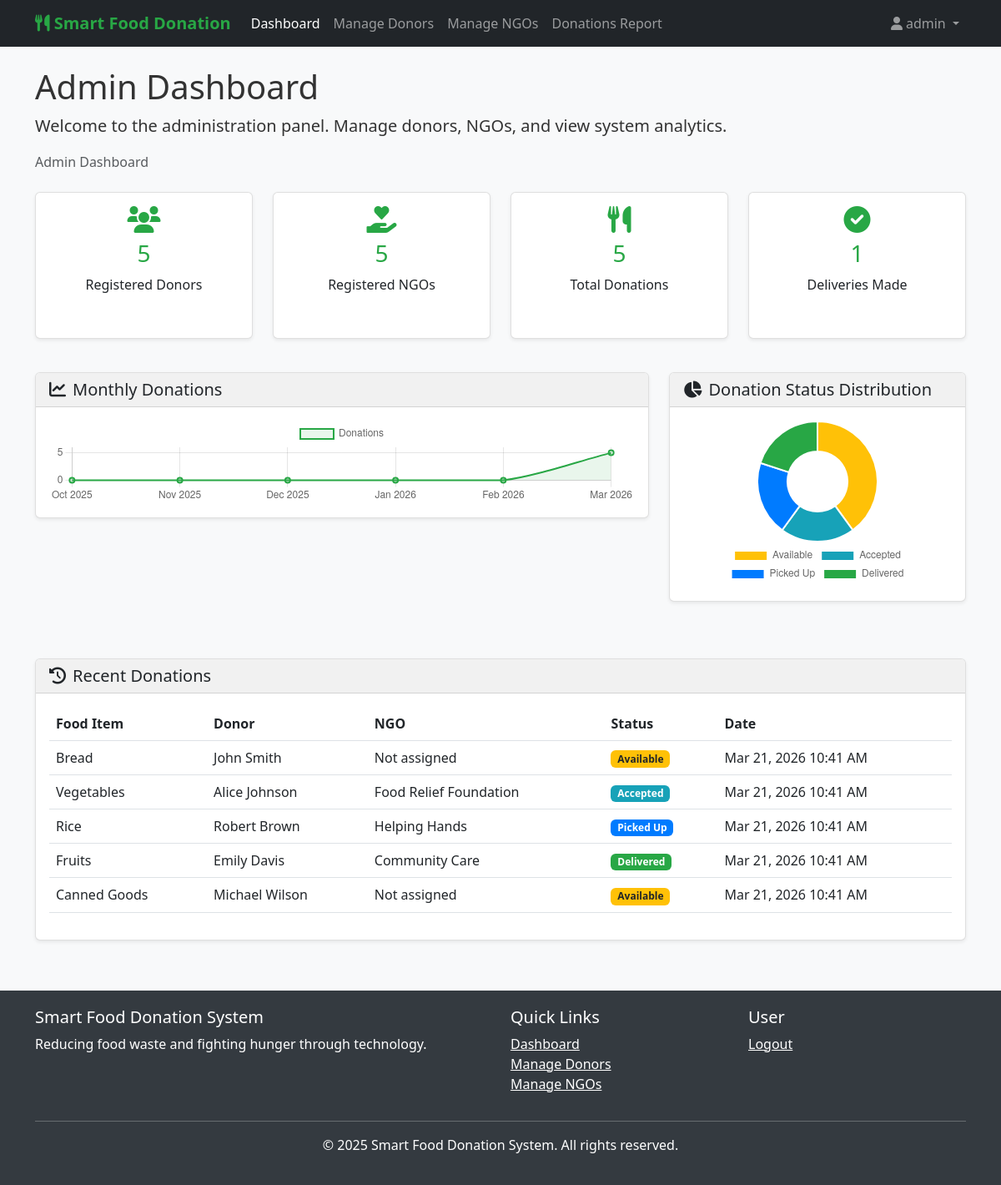
Page /admin/admin_dashboard.php (signed in) on the committed database.
### tables this page shows
CREATE TABLE IF NOT EXISTS donations (
  id INT(11) AUTO_INCREMENT PRIMARY KEY,
  donor_id INT(11) NOT NULL,
  food_name VARCHAR(100) NOT NULL,
  quantity VARCHAR(100) NOT NULL,
  expiry_time DATETIME NOT NULL,
  image VARCHAR(255),
  location TEXT NOT NULL,
  status ENUM('available', 'accepted', 'picked', 'delivered') DEFAULT 'available',
  ngo_id INT(11) DEFAULT NULL,
  created_at TIMESTAMP DEFAULT CURRENT_TIMESTAMP,
  FOREIGN KEY (donor_id) REFERENCES donors(id) ON DELETE CASCADE,
  FOREIGN KEY (ngo_id) REFERENCES ngos(id) ON DELETE SET NULL
);

CREATE TABLE IF NOT EXISTS donors (
  id INT(11) AUTO_INCREMENT PRIMARY KEY,
  name VARCHAR(100) NOT NULL,
  email VARCHAR(100) UNIQUE NOT NULL,
  phone VARCHAR(20) NOT NULL,
  password VARCHAR(255) NOT NULL,
  address TEXT NOT NULL,
  created_at TIMESTAMP DEFAULT CURRENT_TIMESTAMP
);

CREATE TABLE IF NOT EXISTS ngos (
  id INT(11) AUTO_INCREMENT PRIMARY KEY,
  name VARCHAR(100) NOT NULL,
  email VARCHAR(100) UNIQUE NOT NULL,
  phone VARCHAR(20) NOT NULL,
  password VARCHAR(255) NOT NULL,
  address TEXT NOT NULL,
  registration_number VARCHAR(100) NOT NULL,
  created_at TIMESTAMP DEFAULT CURRENT_TIMESTAMP
);

### includes/auth_admin.php (called while the page is built, shortened)
<?php
function get_admin_username() {
    return isset($_SESSION['admin_username']) ? $_SESSION['admin_username'] : null;
}
?>

### includes/db.php (called while the page is built, shortened)
<?php
function format_date($date) {
    return date('M j, Y g:i A', strtotime($date));
}
function get_status_badge_class($status) {
    switch($status) {
        case 'available':
            return 'status-available';
        case 'accepted':
            return 'status-accepted';
        case 'picked':
            return 'status-picked';
        case 'delivered':
            return 'status-delivered';
    }
}
function get_status_text($status) {
    switch($status) {
        case 'available':
            return 'Available';
        case 'accepted':
            return 'Accepted';
        case 'picked':
            return 'Picked Up';
        case 'delivered':
            return 'Delivered';
    }
}
?>

### admin/admin_dashboard.php (the view, shortened to what this page needs)
<?php
include '../includes/db.php';
include '../includes/auth_admin.php';
$admin_username = get_admin_username();
$total_donors = $conn->query("SELECT COUNT(*) as count FROM donors")->fetch_assoc()['count'];
$total_ngos = $conn->query("SELECT COUNT(*) as count FROM ngos")->fetch_assoc()['count'];
$total_donations = $conn->query("SELECT COUNT(*) as count FROM donations")->fetch_assoc()['count'];
$total_delivered = $conn->query("SELECT COUNT(*) as count FROM donations WHERE status = 'delivered'")->fetch_assoc()['count'];
$monthly_donations = [];
$months = [];
for ($i = 5; $i >= 0; $i--) {
    $month = date('Y-m', strtotime("-$i months"));
    $month_name = date('M Y', strtotime("-$i months"));
    $result = $conn->query("SELECT COUNT(*) as count FROM donations WHERE DATE_FORMAT(created_at, '%Y-%m') = '$month'")->fetch_assoc();
    $monthly_donations[] = $result['count'];
    $months[] = $month_name;
}
?>
<!DOCTYPE html>
<html lang="en">
<head>
    <link href="https://cdn.jsdelivr.net/npm/bootstrap@5.3.0-alpha1/dist/css/bootstrap.min.css" rel="stylesheet">
    <link href="https://cdnjs.cloudflare.com/ajax/libs/font-awesome/6.0.0/css/all.min.css" rel="stylesheet">
    <link href="../css/styles.css" rel="stylesheet">
</head>
<body>
    <nav class="navbar navbar-expand-lg navbar-dark bg-dark">
        <div class="container">
            <a class="navbar-brand" href="admin_dashboard.php">
                <i class="fas fa-utensils"></i> Smart Food Donation
            </a>
            <div class="collapse navbar-collapse" id="navbarNav">
                <ul class="navbar-nav me-auto">
                    <li class="nav-item">
                        <a class="nav-link active" href="admin_dashboard.php">Dashboard</a>
                    </li>
                    <li class="nav-item">
                        <a class="nav-link" href="manage_donors.php">Manage Donors</a>
                    </li>
                    <li class="nav-item">
                        <a class="nav-link" href="manage_ngos.php">Manage NGOs</a>
                    </li>
                    <li class="nav-item">
                        <a class="nav-link" href="donations_report.php">Donations Report</a>
                    </li>
                </ul>
                <ul class="navbar-nav ms-auto">
                    <li class="nav-item dropdown">
                        <a class="nav-link dropdown-toggle" href="#" id="navbarDropdown" role="button" data-bs-toggle="dropdown">
                            <i class="fas fa-user me-1"></i><?php echo htmlspecialchars($admin_username); ?>
                        </a>
                    </li>
                </ul>
            </div>
        </div>
    </nav>
    <div class="container mt-4">
        <div class="row">
            <div class="col-md-12">
                <h1>Admin Dashboard</h1>
                <p class="lead">Welcome to the administration panel. Manage donors, NGOs, and view system analytics.</p>
            </div>
        </div>
        <nav aria-label="breadcrumb">
            <ol class="breadcrumb">
                <li class="breadcrumb-item active" aria-current="page">Admin Dashboard</li>
            </ol>
        </nav>
    </div>
    <div class="container my-4">
        <div class="row">
            <div class="col-md-3 mb-3">
                <div class="card text-center analytics-card">
                    <div class="card-body">
                        <i class="fas fa-users fa-2x text-green mb-2"></i>
                        <h3 class="text-green"><?php echo $total_donors; ?></h3>
                        <p>Registered Donors</p>
                    </div>
                </div>
            </div>
            <div class="col-md-3 mb-3">
                <div class="card text-center analytics-card">
                    <div class="card-body">
                        <i class="fas fa-hand-holding-heart fa-2x text-green mb-2"></i>
                        <h3 class="text-green"><?php echo $total_ngos; ?></h3>
                        <p>Registered NGOs</p>
                    </div>
                </div>
            </div>
            <div class="col-md-3 mb-3">
                <div class="card text-center analytics-card">
                    <div class="card-body">
                        <i class="fas fa-utensils fa-2x text-green mb-2"></i>
                        <h3 class="text-green"><?php echo $total_donations; ?></h3>
                        <p>Total Donations</p>
                    </div>
                </div>
            </div>
            <div class="col-md-3 mb-3">
                <div class="card text-center analytics-card">
                    <div class="card-body">
                        <i class="fas fa-check-circle fa-2x text-green mb-2"></i>
                        <h3 class="text-green"><?php echo $total_delivered; ?></h3>
                        <p>Deliveries Made</p>
                    </div>
                </div>
            </div>
        </div>
    </div>
    <div class="container my-4">
        <div class="row">
            <div class="col-md-8 mb-4">
                <div class="card">
                    <div class="card-header">
                        <h5 class="mb-0"><i class="fas fa-chart-line me-2"></i>Monthly Donations</h5>
                    </div>
                    <div class="card-body">
                        <canvas id="donationsChart" height="100"></canvas>
                    </div>
                </div>
            </div>
            <div class="col-md-4 mb-4">
                <div class="card">
                    <div class="card-header">
                        <h5 class="mb-0"><i class="fas fa-chart-pie me-2"></i>Donation Status Distribution</h5>
                    </div>
                    <div class="card-body">
                        <canvas id="statusChart" height="200"></canvas>
                    </div>
                </div>
            </div>
        </div>
    </div>
    <div class="container my-4">
        <div class="row">
            <div class="col-md-12">
                <div class="card">
                    <div class="card-header">
                        <h5 class="mb-0"><i class="fas fa-history me-2"></i>Recent Donations</h5>
                    </div>
                    <div class="card-body">
                        <?php
                        $stmt = $conn->prepare("SELECT d.*, dr.name as donor_name, n.name as ngo_name FROM donations d JOIN donors dr ON d.donor_id = dr.id LEFT JOIN ngos n ON d.ngo_id = n.id ORDER BY d.created_at DESC LIMIT 10");
                        $stmt->execute();
                        $recent_result = $stmt->get_result();
                        if ($recent_result->num_rows > 0):
                        ?>
                        <div class="table-responsive">
                            <table class="table table-hover">
                                <thead>
                                    <tr>
                                        <th>Food Item</th>
                                        <th>Donor</th>
                                        <th>NGO</th>
                                        <th>Status</th>
                                        <th>Date</th>
                                    </tr>
                                </thead>
                                <tbody>
                                    <?php while ($donation = $recent_result->fetch_assoc()): ?>
                                    <tr>
                                        <td><?php echo htmlspecialchars($donation['food_name']); ?></td>
                                        <td><?php echo htmlspecialchars($donation['donor_name']); ?></td>
                                        <td><?php echo $donation['ngo_name'] ? htmlspecialchars($donation['ngo_name']) : 'Not assigned'; ?></td>
                                        <td>
                                            <span class="badge <?php echo get_status_badge_class($donation['status']); ?>">
                                                <?php echo get_status_text($donation['status']); ?>
                                            </span>
                                        </td>
                                        <td><?php echo format_date($donation['created_at']); ?></td>
                                    </tr>
                                    <?php endwhile; ?>
                                </tbody>
                            </table>
                        </div>
                        <?php else: ?>
                        <p class="text-center">No donations found.</p>
                        <?php endif; ?>
                    </div>
                </div>
            </div>
        </div>
    </div>
    <footer class="footer">
        <div class="container">
            <div class="row">
                <div class="col-md-6">
                    <h5>Smart Food Donation System</h5>
                    <p>Reducing food waste and fighting hunger through technology.</p>
                </div>
                <div class="col-md-3">
                    <h5>Quick Links</h5>
                    <ul class="list-unstyled">
                        <li><a href="admin_dashboard.php" class="text-white">Dashboard</a></li>
                        <li><a href="manage_donors.php" class="text-white">Manage Donors</a></li>
                        <li><a href="manage_ngos.php" class="text-white">Manage NGOs</a></li>
                    </ul>
                </div>
                <div class="col-md-3">
                    <h5>User</h5>
                    <ul class="list-unstyled">
                        <li><a href="../includes/logout.php" class="text-white">Logout</a></li>
                    </ul>
                </div>
            </div>
            <hr class="bg-light">
            <div class="text-center">
                <p>&copy; 2025 Smart Food Donation System. All rights reserved.</p>
            </div>
        </div>
    </footer>
    <script>
        // Monthly Donations Chart
        const donationsCtx = document.getElementById('donationsChart').getContext('2d');
        const donationsChart = new Chart(donationsCtx, {
            type: 'line',
            data: {
                labels: <?php echo json_encode($months); ?>,
                datasets: [{
                    label: 'Donations',
                    data: <?php echo json_encode($monthly_donations); ?>,
                    borderColor: '#28a745',
                    backgroundColor: 'rgba(40, 167, 69, 0.1)',
                    borderWidth: 2,
                    fill: true,
                    tension: 0.3
                }]
            },
            options: {
                responsive: true,
                maintainAspectRatio: false,
                scales: {
                    y: {
                        beginAtZero: true,
                        ticks: {
                            precision: 0
                        }
                    }
                }
            }
        });
        // Donation Status Chart
        const statusCtx = document.getElementById('statusChart').getContext('2d');
        const statusChart = new Chart(statusCtx, {
            type: 'doughnut',
            data: {
                labels: ['Available', 'Accepted', 'Picked Up', 'Delivered'],
                datasets: [{
                    data: [
                        <?php echo $conn->query("SELECT COUNT(*) as count FROM donations WHERE status = 'available'")->fetch_assoc()['count']; ?>,
                        <?php echo $conn->query("SELECT COUNT(*) as count FROM donations WHERE status = 'accepted'")->fetch_assoc()['count']; ?>,
                        <?php echo $conn->query("SELECT COUNT(*) as count FROM donations WHERE status = 'picked'")->fetch_assoc()['count']; ?>,
                        <?php echo $conn->query("SELECT COUNT(*) as count FROM donations WHERE status = 'delivered'")->fetch_assoc()['count']; ?>
                    ],
                    backgroundColor: [
                        '#ffc107',
                        '#17a2b8',
                        '#007bff',
                        '#28a745'
                    ]
                }]
            },
            options: {
                responsive: true,
                maintainAspectRatio: false,
                plugins: {
                    legend: {
                        position: 'bottom'
                    }
                }
            }
        });
    </script>
</body>
</html>

### css/styles.css (style rules this page uses)
body { font-family: 'Segoe UI', Tahoma, Geneva, Verdana, sans-serif; background-color: #f8f9fa; color: #333; }
.navbar-brand { font-weight: bold; color: #28a745 !important; }
.text-green { color: #28a745 !important; }
.card { box-shadow: 0 0.125rem 0.25rem rgba(0, 0, 0, 0.075); border: 1px solid rgba(0, 0, 0, 0.125); margin-bottom: 20px; }
.card-header { background-color: #f1f1f1; border-bottom: 1px solid rgba(0, 0, 0, 0.125); }
.footer { background-color: #343a40; color: white; padding: 20px 0; margin-top: 40px; }
.status-available { background-color: #ffc107; color: #212529; }
.status-accepted { background-color: #17a2b8; color: white; }
.status-picked { background-color: #007bff; color: white; }
.status-delivered { background-color: #28a745; color: white; }
.analytics-card { height: 100%; }

### rows in the picture
donations: food_name "Bread", donor.name "John Smith", shows "Not assigned", status "Available", created_at "Mar 21, 2026 10:41 AM"
donations: food_name "Vegetables", donor.name "Alice Johnson", ngo.name "Food Relief Foundation", status "Accepted", created_at "Mar 21, 2026 10:41 AM"
donations: food_name "Rice", donor.name "Robert Brown", ngo.name "Helping Hands", status "Picked Up", created_at "Mar 21, 2026 10:41 AM"
donations: food_name "Fruits", donor.name "Emily Davis", ngo.name "Community Care", status "Delivered", created_at "Mar 21, 2026 10:41 AM"
donations: food_name "Canned Goods", donor.name "Michael Wilson", shows "Not assigned", status "Available", created_at "Mar 21, 2026 10:41 AM"

### other values in the picture
$admin_username "admin"
$total_donors "5"
$total_ngos "5"
$total_donations "5"
$total_delivered "1"
